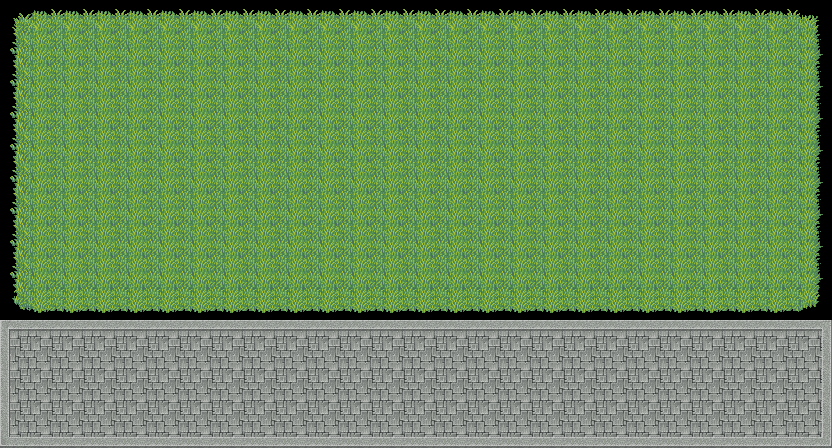

This is a level from a 2D game, rendered from its Tiled map with the project's own tilesets. A one-line summary and the complete map file follow:
An orthogonal 26x14 tile map with 32x32 px tiles, 2 tile layers (Background, TextBox) and 2 objects.

<map version="1.0" orientation="orthogonal" renderorder="right-down" width="26" height="14" tilewidth="32" tileheight="32" nextobjectid="4">
 <tileset firstgid="1" name="RPGMakerTileset" tilewidth="32" tileheight="32">
  <image source="RPGMakerTileset.png" width="256" height="15300" />
 </tileset>
 <layer name="Background" width="26" height="14">
  <data encoding="csv">
17,18,18,18,18,18,18,18,18,18,18,18,18,18,18,18,18,18,18,18,18,18,18,18,18,19,
25,26,26,26,26,26,26,26,26,26,26,26,26,26,26,26,26,26,26,26,26,26,26,26,26,27,
25,26,26,26,26,26,26,26,26,26,26,26,26,26,26,26,26,26,26,26,26,26,26,26,26,27,
25,26,26,26,26,26,26,26,26,26,26,26,26,26,26,26,26,26,26,26,26,26,26,26,26,27,
25,26,26,26,26,26,26,26,26,26,26,26,26,26,26,26,26,26,26,26,26,26,26,26,26,27,
25,26,26,26,26,26,26,26,26,26,26,26,26,26,26,26,26,26,26,26,26,26,26,26,26,27,
25,26,26,26,26,26,26,26,26,26,26,26,26,26,26,26,26,26,26,26,26,26,26,26,26,27,
25,26,26,26,26,26,26,26,26,26,26,26,26,26,26,26,26,26,26,26,26,26,26,26,26,27,
25,26,26,26,26,26,26,26,26,26,26,26,26,26,26,26,26,26,26,26,26,26,26,26,26,27,
33,34,34,34,34,34,34,34,34,34,34,34,34,34,34,34,34,34,34,34,34,34,34,34,34,35,
0,0,0,0,0,0,0,0,0,0,0,0,0,0,0,0,0,0,0,0,0,0,0,0,0,0,
0,0,0,0,0,0,0,0,0,0,0,0,0,0,0,0,0,0,0,0,0,0,0,0,0,0,
0,0,0,0,0,0,0,0,0,0,0,0,0,0,0,0,0,0,0,0,0,0,0,0,0,0,
0,0,0,0,0,0,0,0,0,0,0,0,0,0,0,0,0,0,0,0,0,0,0,0,0,0
</data>
 </layer>
 <objectgroup name="objects">
  <object id="1" x="132" y="148" width="98" height="140">
   <properties>
    <property name="type" value="player" />
   </properties>
  </object>
  <object id="3" x="627" y="67" width="76" height="120">
   <properties>
    <property name="type" value="enemy" />
   </properties>
  </object>
 </objectgroup>
 <layer name="TextBox" width="26" height="14">
  <data encoding="csv">
0,0,0,0,0,0,0,0,0,0,0,0,0,0,0,0,0,0,0,0,0,0,0,0,0,0,
0,0,0,0,0,0,0,0,0,0,0,0,0,0,0,0,0,0,0,0,0,0,0,0,0,0,
0,0,0,0,0,0,0,0,0,0,0,0,0,0,0,0,0,0,0,0,0,0,0,0,0,0,
0,0,0,0,0,0,0,0,0,0,0,0,0,0,0,0,0,0,0,0,0,0,0,0,0,0,
0,0,0,0,0,0,0,0,0,0,0,0,0,0,0,0,0,0,0,0,0,0,0,0,0,0,
0,0,0,0,0,0,0,0,0,0,0,0,0,0,0,0,0,0,0,0,0,0,0,0,0,0,
0,0,0,0,0,0,0,0,0,0,0,0,0,0,0,0,0,0,0,0,0,0,0,0,0,0,
0,0,0,0,0,0,0,0,0,0,0,0,0,0,0,0,0,0,0,0,0,0,0,0,0,0,
0,0,0,0,0,0,0,0,0,0,0,0,0,0,0,0,0,0,0,0,0,0,0,0,0,0,
0,0,0,0,0,0,0,0,0,0,0,0,0,0,0,0,0,0,0,0,0,0,0,0,0,0,
3129,3130,3130,3130,3130,3130,3130,3130,3130,3130,3130,3130,3130,3130,3130,3130,3130,3130,3130,3130,3130,3130,3130,3130,3130,3131,
3137,3138,3138,3138,3138,3138,3138,3138,3138,3138,3138,3138,3138,3138,3138,3138,3138,3138,3138,3138,3138,3138,3138,3138,3138,3139,
3137,3138,3138,3138,3138,3138,3138,3138,3138,3138,3138,3138,3138,3138,3138,3138,3138,3138,3138,3138,3138,3138,3138,3138,3138,3139,
3145,3146,3146,3146,3146,3146,3146,3146,3146,3146,3146,3146,3146,3146,3146,3146,3146,3146,3146,3146,3146,3146,3146,3146,3146,3147
</data>
 </layer>
</map>
